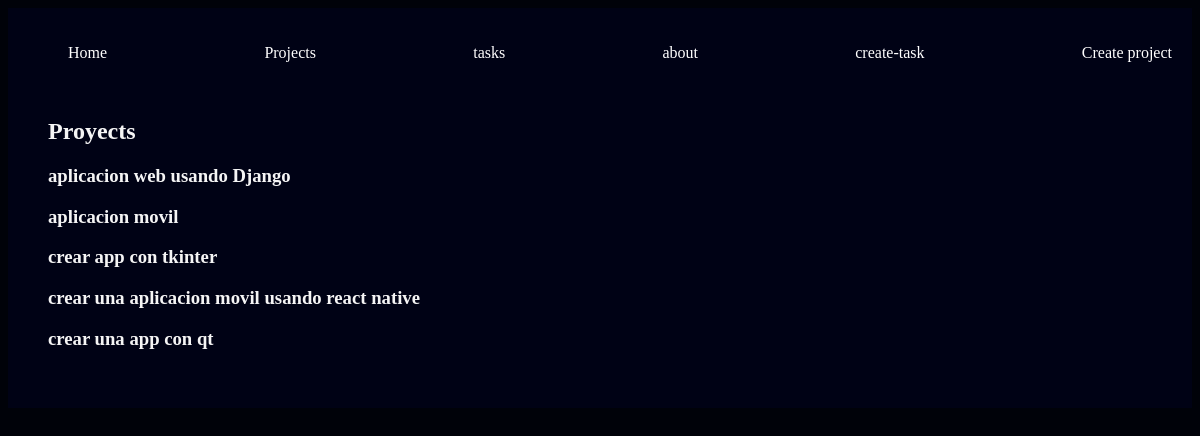
/projects/, run on the app's committed database.
### myapp/models.py (models this page shows, shortened)
class Proyect(models.Model):
    name = models.CharField(max_length=200)

### myapp/views.py (the view)
# urls.py: path('projects/', views.projects, name="projects"),
def projects(request):
    projects = Proyect.objects.all()
    return render(request, 'projects/proyects.html', {
        'proyects': projects
    })

### myapp/templates/projects/proyects.html
{% extends 'layouts/base.html' %}
{% block content %}
<h1>Proyects</h1>
{% for proyect in proyects%}
<article>
<h1>{{proyect.name}}</h1>
</article>
{% endfor %}
{% endblock %}

### myapp/static/styles/main.css (style rules this page uses)
body { background: #000209; color: whitesmoke; }

### data on the page
Proyect: name "aplicacion web usando Django"
Proyect: name "aplicacion movil"
Proyect: name "crear app con tkinter"
Proyect: name "crear una aplicacion movil usando react native"
Proyect: name "crear una app con qt"
